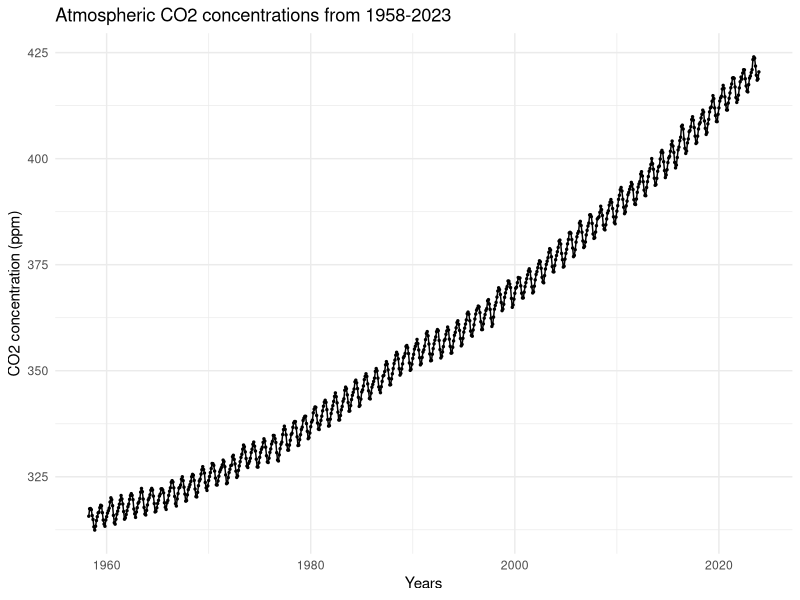
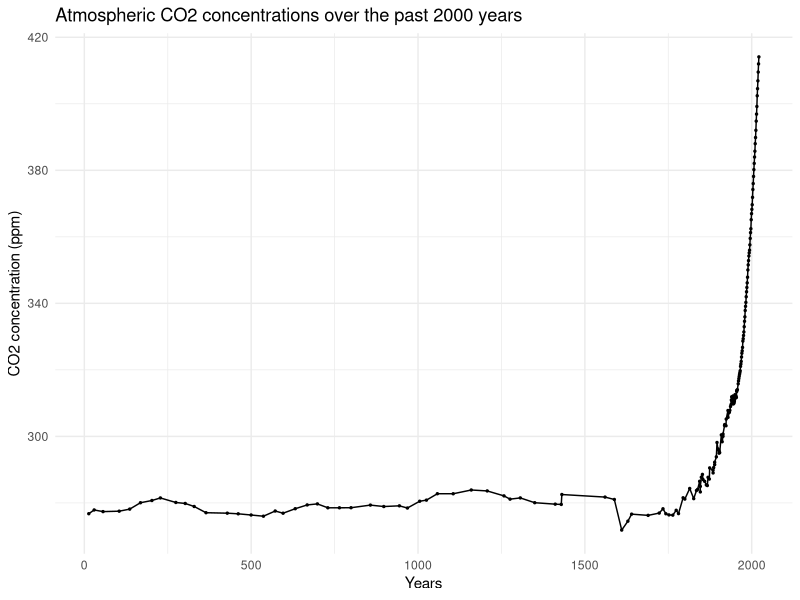
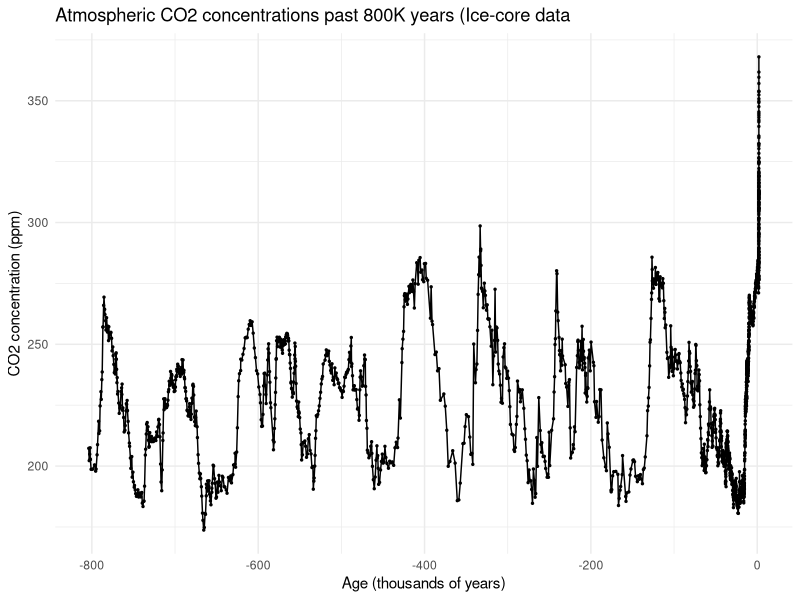

R code for these plots, in order:
## ---- chunk 1
library(tidyverse)
## ---- chunk 2
co2_ppm <- read_csv('data/data_modern_ppm.csv')
## ---- chunk 3
df <- read_csv('data/data_modern_ppm.csv')
df |> 
  ggplot(aes(x = Numeric_date, y = Value)) +
  geom_line() +
  geom_point(size = 0.5) +
  labs(title = paste("Atmospheric CO2 concentrations from 1958-2023"),
       x = "Years",
       y = "CO2 concentration (ppm)") +
  theme_minimal()
## ---- chunk 4
df <- read_csv('data/data_2000.csv')
df |> 
  ggplot(aes(x = Numeric_date, y = Value)) +
  geom_line() +
  geom_point(size = 0.5) +
  labs(title = paste("Atmospheric CO2 concentrations over the past 2000 years"),
       x = "Years",
       y = "CO2 concentration (ppm)") +
  theme_minimal()
## ---- chunk 5
df <- read_csv('data/data_800k.csv')
df |> 
  ggplot(aes(x = Numeric_date, y = Value)) +
  geom_line() +
  geom_point(size = 0.5) +
  labs(title = paste("Atmospheric CO2 concentrations past 800K years (Ice-core data"),
       x = "Age (thousands of years)",
       y = "CO2 concentration (ppm)") +
  theme_minimal()
